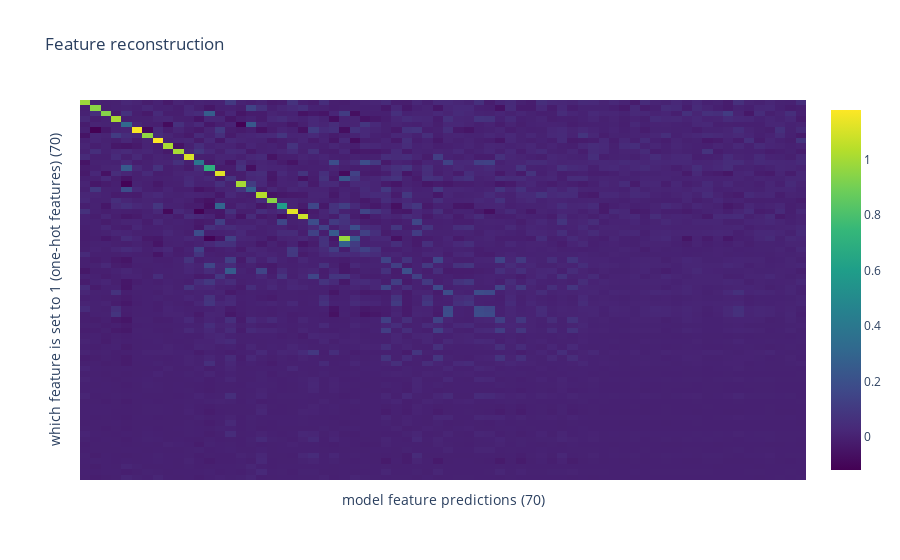
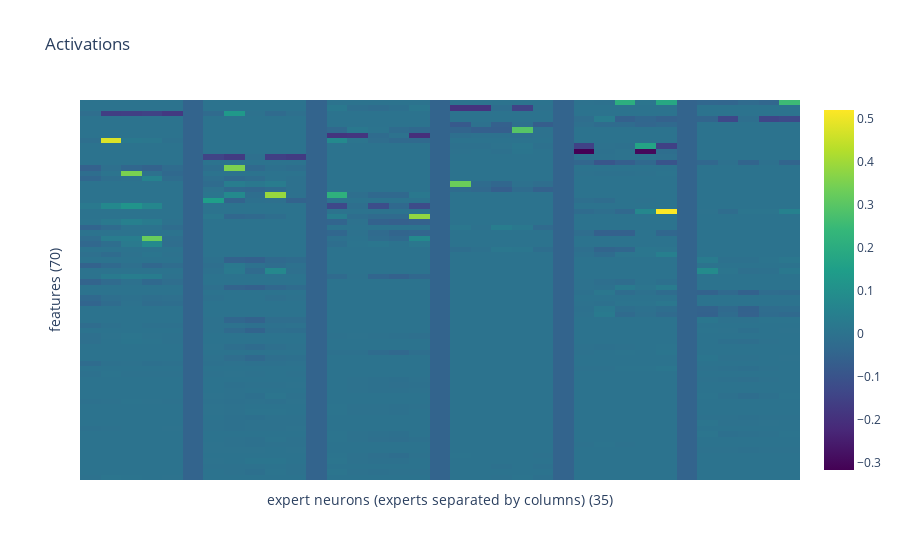
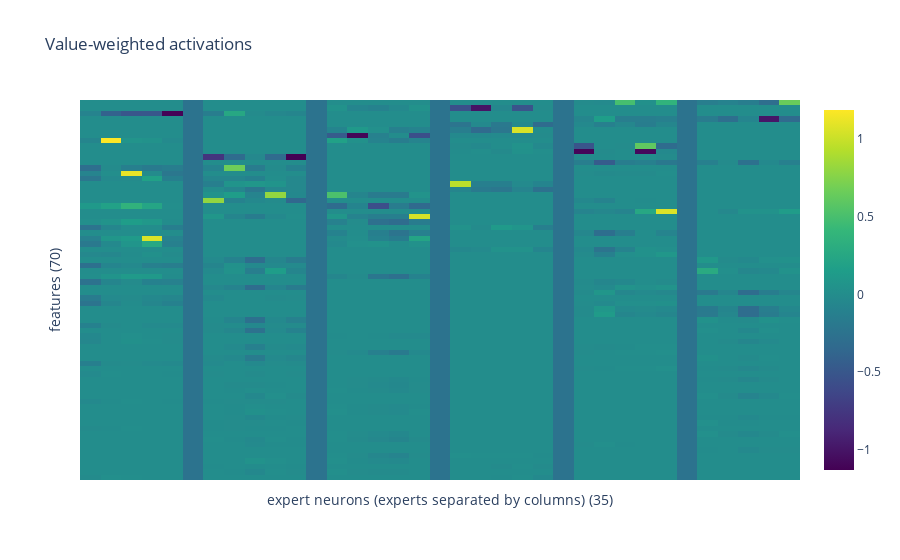

The code cell stored with these charts, in order, in its notebook:
### Code cell
import plotly.express as px
from interp_utils import heatmap

model.eval()

features = torch.eye(model_config['n_features'])

pred_features, _ = model(features)
feature_reconstruction_fig = heatmap(pred_features, title='Feature reconstruction', dim_names=('which feature is set to 1 (one-hot features)', 'model feature predictions'))

full_acts, k_expert_indices, k_expert_weights = model.get_full_acts_for_rendering(features, col_weight=-0.05, null_expert_activation=0.0)
full_acts_fig = heatmap(full_acts, dim_names=('features', 'expert neurons (experts separated by columns)'), title='Activations')

value_weighted_full_acts, k_expert_indices, k_expert_weights = model.get_full_acts_for_rendering(features, value_weighted=True, col_weight=-0.25, null_expert_activation=0.0)
value_weighted_full_acts_fig = heatmap(value_weighted_full_acts, dim_names=('features', 'expert neurons (experts separated by columns)'), title='Value-weighted activations')

feature_reconstruction_fig.show()
full_acts_fig.show()
value_weighted_full_acts_fig.show()

### Figure 1 — Plotly figure (JSON) as saved in the notebook; plotly's stock layout.template omitted (floating-point values rounded to 4 significant figures; data arrays with more than 128 entries replaced by an {"elided": "..."} marker saying what was removed)
{"data": [{"colorscale": [[0, "#440154"], [0.1111, "#482878"], [0.2222, "#3e4989"], [0.3333, "#31688e"], [0.4444, "#26828e"], [0.5556, "#1f9e89"], [0.6667, "#35b779"], [0.7778, "#6ece58"], [0.8889, "#b5de2b"], [1, "#fde725"]], "hovertemplate": "%{y}%{x}val: %{z:.2f}<extra></extra>", "type": "heatmap", "x": ["model feature predictions: 0<br>", "model feature predictions: 1<br>", "model feature predictions: 2<br>", "model feature predictions: 3<br>", "model feature predictions: 4<br>", "model feature predictions: 5<br>", "model feature predictions: 6<br>", "model feature predictions: 7<br>", "model feature predictions: 8<br>", "model feature predictions: 9<br>", "model feature predictions: 10<br>", "model feature predictions: 11<br>", "model feature predictions: 12<br>", "model feature predictions: 13<br>", "model feature predictions: 14<br>", "model feature predictions: 15<br>", "model feature predictions: 16<br>", "model feature predictions: 17<br>", "model feature predictions: 18<br>", "model feature predictions: 19<br>", "model feature predictions: 20<br>", "model feature predictions: 21<br>", "model feature predictions: 22<br>", "model feature predictions: 23<br>", "model feature predictions: 24<br>", "model feature predictions: 25<br>", "model feature predictions: 26<br>", "model feature predictions: 27<br>", "model feature predictions: 28<br>", "model feature predictions: 29<br>", "model feature predictions: 30<br>", "model feature predictions: 31<br>", "model feature predictions: 32<br>", "model feature predictions: 33<br>", "model feature predictions: 34<br>", "model feature predictions: 35<br>", "model feature predictions: 36<br>", "model feature predictions: 37<br>", "model feature predictions: 38<br>", "model feature predictions: 39<br>", "model feature predictions: 40<br>", "model feature predictions: 41<br>", "model feature predictions: 42<br>", "model feature predictions: 43<br>", "model feature predictions: 44<br>", "model feature predictions: 45<br>", "model feature predictions: 46<br>", "model feature predictions: 47<br>", "model feature predictions: 48<br>", "model feature predictions: 49<br>", "model feature predictions: 50<br>", "model feature predictions: 51<br>", "model feature predictions: 52<br>", "model feature predictions: 53<br>", "model feature predictions: 54<br>", "model feature predictions: 55<br>", "model feature predictions: 56<br>", "model feature predictions: 57<br>", "model feature predictions: 58<br>", "model feature predictions: 59<br>", "model feature predictions: 60<br>", "model feature predictions: 61<br>", "model feature predictions: 62<br>", "model feature predictions: 63<br>", "model feature predictions: 64<br>", "model feature predictions: 65<br>", "model feature predictions: 66<br>", "model feature predictions: 67<br>", "model feature predictions: 68<br>", "model feature predictions: 69<br>"], "y": ["which feature is set to 1 (one-hot features): 0<br>", "which feature is set to 1 (one-hot features): 1<br>", "which feature is set to 1 (one-hot features): 2<br>", "which feature is set to 1 (one-hot features): 3<br>", "which feature is set to 1 (one-hot features): 4<br>", "which feature is set to 1 (one-hot features): 5<br>", "which feature is set to 1 (one-hot features): 6<br>", "which feature is set to 1 (one-hot features): 7<br>", "which feature is set to 1 (one-hot features): 8<br>", "which feature is set to 1 (one-hot features): 9<br>", "which feature is set to 1 (one-hot features): 10<br>", "which feature is set to 1 (one-hot features): 11<br>", "which feature is set to 1 (one-hot features): 12<br>", "which feature is set to 1 (one-hot features): 13<br>", "which feature is set to 1 (one-hot features): 14<br>", "which feature is set to 1 (one-hot features): 15<br>", "which feature is set to 1 (one-hot features): 16<br>", "which feature is set to 1 (one-hot features): 17<br>", "which feature is set to 1 (one-hot features): 18<br>", "which feature is set to 1 (one-hot features): 19<br>", "which feature is set to 1 (one-hot features): 20<br>", "which feature is set to 1 (one-hot features): 21<br>", "which feature is set to 1 (one-hot features): 22<br>", "which feature is set to 1 (one-hot features): 23<br>", "which feature is set to 1 (one-hot features): 24<br>", "which feature is set to 1 (one-hot features): 25<br>", "which feature is set to 1 (one-hot features): 26<br>", "which feature is set to 1 (one-hot features): 27<br>", "which feature is set to 1 (one-hot features): 28<br>", "which feature is set to 1 (one-hot features): 29<br>", "which feature is set to 1 (one-hot features): 30<br>", "which feature is set to 1 (one-hot features): 31<br>", "which feature is set to 1 (one-hot features): 32<br>", "which feature is set to 1 (one-hot features): 33<br>", "which feature is set to 1 (one-hot features): 34<br>", "which feature is set to 1 (one-hot features): 35<br>", "which feature is set to 1 (one-hot features): 36<br>", "which feature is set to 1 (one-hot features): 37<br>", "which feature is set to 1 (one-hot features): 38<br>", "which feature is set to 1 (one-hot features): 39<br>", "which feature is set to 1 (one-hot features): 40<br>", "which feature is set to 1 (one-hot features): 41<br>", "which feature is set to 1 (one-hot features): 42<br>", "which feature is set to 1 (one-hot features): 43<br>", "which feature is set to 1 (one-hot features): 44<br>", "which feature is set to 1 (one-hot features): 45<br>", "which feature is set to 1 (one-hot features): 46<br>", "which feature is set to 1 (one-hot features): 47<br>", "which feature is set to 1 (one-hot features): 48<br>", "which feature is set to 1 (one-hot features): 49<br>", "which feature is set to 1 (one-hot features): 50<br>", "which feature is set to 1 (one-hot features): 51<br>", "which feature is set to 1 (one-hot features): 52<br>", "which feature is set to 1 (one-hot features): 53<br>", "which feature is set to 1 (one-hot features): 54<br>", "which feature is set to 1 (one-hot features): 55<br>", "which feature is set to 1 (one-hot features): 56<br>", "which feature is set to 1 (one-hot features): 57<br>", "which feature is set to 1 (one-hot features): 58<br>", "which feature is set to 1 (one-hot features): 59<br>", "which feature is set to 1 (one-hot features): 60<br>", "which feature is set to 1 (one-hot features): 61<br>", "which feature is set to 1 (one-hot features): 62<br>", "which feature is set to 1 (one-hot features): 63<br>", "which feature is set to 1 (one-hot features): 64<br>", "which feature is set to 1 (one-hot features): 65<br>", "which feature is set to 1 (one-hot features): 66<br>", "which feature is set to 1 (one-hot features): 67<br>", "which feature is set to 1 (one-hot features): 68<br>", "which feature is set to 1 (one-hot features): 69<br>"], "z": {"elided": "70x70 float values"}}], "layout": {"title": {"text": "Feature reconstruction"}, "xaxis": {"showticklabels": false, "title": {"text": "model feature predictions (70)"}}, "yaxis": {"autorange": "reversed", "showticklabels": false, "title": {"text": "which feature is set to 1 (one-hot features) (70)"}}}}

### Figure 2 — Plotly figure (JSON) as saved in the notebook; plotly's stock layout.template omitted (floating-point values rounded to 4 significant figures; data arrays with more than 128 entries replaced by an {"elided": "..."} marker saying what was removed)
{"data": [{"colorscale": [[0, "#440154"], [0.1111, "#482878"], [0.2222, "#3e4989"], [0.3333, "#31688e"], [0.4444, "#26828e"], [0.5556, "#1f9e89"], [0.6667, "#35b779"], [0.7778, "#6ece58"], [0.8889, "#b5de2b"], [1, "#fde725"]], "hovertemplate": "%{y}%{x}val: %{z:.2f}<extra></extra>", "type": "heatmap", "x": ["expert neurons (experts separated by columns): 0<br>", "expert neurons (experts separated by columns): 1<br>", "expert neurons (experts separated by columns): 2<br>", "expert neurons (experts separated by columns): 3<br>", "expert neurons (experts separated by columns): 4<br>", "expert neurons (experts separated by columns): 5<br>", "expert neurons (experts separated by columns): 6<br>", "expert neurons (experts separated by columns): 7<br>", "expert neurons (experts separated by columns): 8<br>", "expert neurons (experts separated by columns): 9<br>", "expert neurons (experts separated by columns): 10<br>", "expert neurons (experts separated by columns): 11<br>", "expert neurons (experts separated by columns): 12<br>", "expert neurons (experts separated by columns): 13<br>", "expert neurons (experts separated by columns): 14<br>", "expert neurons (experts separated by columns): 15<br>", "expert neurons (experts separated by columns): 16<br>", "expert neurons (experts separated by columns): 17<br>", "expert neurons (experts separated by columns): 18<br>", "expert neurons (experts separated by columns): 19<br>", "expert neurons (experts separated by columns): 20<br>", "expert neurons (experts separated by columns): 21<br>", "expert neurons (experts separated by columns): 22<br>", "expert neurons (experts separated by columns): 23<br>", "expert neurons (experts separated by columns): 24<br>", "expert neurons (experts separated by columns): 25<br>", "expert neurons (experts separated by columns): 26<br>", "expert neurons (experts separated by columns): 27<br>", "expert neurons (experts separated by columns): 28<br>", "expert neurons (experts separated by columns): 29<br>", "expert neurons (experts separated by columns): 30<br>", "expert neurons (experts separated by columns): 31<br>", "expert neurons (experts separated by columns): 32<br>", "expert neurons (experts separated by columns): 33<br>", "expert neurons (experts separated by columns): 34<br>"], "y": ["features: 0<br>", "features: 1<br>", "features: 2<br>", "features: 3<br>", "features: 4<br>", "features: 5<br>", "features: 6<br>", "features: 7<br>", "features: 8<br>", "features: 9<br>", "features: 10<br>", "features: 11<br>", "features: 12<br>", "features: 13<br>", "features: 14<br>", "features: 15<br>", "features: 16<br>", "features: 17<br>", "features: 18<br>", "features: 19<br>", "features: 20<br>", "features: 21<br>", "features: 22<br>", "features: 23<br>", "features: 24<br>", "features: 25<br>", "features: 26<br>", "features: 27<br>", "features: 28<br>", "features: 29<br>", "features: 30<br>", "features: 31<br>", "features: 32<br>", "features: 33<br>", "features: 34<br>", "features: 35<br>", "features: 36<br>", "features: 37<br>", "features: 38<br>", "features: 39<br>", "features: 40<br>", "features: 41<br>", "features: 42<br>", "features: 43<br>", "features: 44<br>", "features: 45<br>", "features: 46<br>", "features: 47<br>", "features: 48<br>", "features: 49<br>", "features: 50<br>", "features: 51<br>", "features: 52<br>", "features: 53<br>", "features: 54<br>", "features: 55<br>", "features: 56<br>", "features: 57<br>", "features: 58<br>", "features: 59<br>", "features: 60<br>", "features: 61<br>", "features: 62<br>", "features: 63<br>", "features: 64<br>", "features: 65<br>", "features: 66<br>", "features: 67<br>", "features: 68<br>", "features: 69<br>"], "z": {"elided": "70x35 float values"}}], "layout": {"title": {"text": "Activations"}, "xaxis": {"showticklabels": false, "title": {"text": "expert neurons (experts separated by columns) (35)"}}, "yaxis": {"autorange": "reversed", "showticklabels": false, "title": {"text": "features (70)"}}}}

### Figure 3 — Plotly figure (JSON) as saved in the notebook; plotly's stock layout.template omitted (floating-point values rounded to 4 significant figures; data arrays with more than 128 entries replaced by an {"elided": "..."} marker saying what was removed)
{"data": [{"colorscale": [[0, "#440154"], [0.1111, "#482878"], [0.2222, "#3e4989"], [0.3333, "#31688e"], [0.4444, "#26828e"], [0.5556, "#1f9e89"], [0.6667, "#35b779"], [0.7778, "#6ece58"], [0.8889, "#b5de2b"], [1, "#fde725"]], "hovertemplate": "%{y}%{x}val: %{z:.2f}<extra></extra>", "type": "heatmap", "x": ["expert neurons (experts separated by columns): 0<br>", "expert neurons (experts separated by columns): 1<br>", "expert neurons (experts separated by columns): 2<br>", "expert neurons (experts separated by columns): 3<br>", "expert neurons (experts separated by columns): 4<br>", "expert neurons (experts separated by columns): 5<br>", "expert neurons (experts separated by columns): 6<br>", "expert neurons (experts separated by columns): 7<br>", "expert neurons (experts separated by columns): 8<br>", "expert neurons (experts separated by columns): 9<br>", "expert neurons (experts separated by columns): 10<br>", "expert neurons (experts separated by columns): 11<br>", "expert neurons (experts separated by columns): 12<br>", "expert neurons (experts separated by columns): 13<br>", "expert neurons (experts separated by columns): 14<br>", "expert neurons (experts separated by columns): 15<br>", "expert neurons (experts separated by columns): 16<br>", "expert neurons (experts separated by columns): 17<br>", "expert neurons (experts separated by columns): 18<br>", "expert neurons (experts separated by columns): 19<br>", "expert neurons (experts separated by columns): 20<br>", "expert neurons (experts separated by columns): 21<br>", "expert neurons (experts separated by columns): 22<br>", "expert neurons (experts separated by columns): 23<br>", "expert neurons (experts separated by columns): 24<br>", "expert neurons (experts separated by columns): 25<br>", "expert neurons (experts separated by columns): 26<br>", "expert neurons (experts separated by columns): 27<br>", "expert neurons (experts separated by columns): 28<br>", "expert neurons (experts separated by columns): 29<br>", "expert neurons (experts separated by columns): 30<br>", "expert neurons (experts separated by columns): 31<br>", "expert neurons (experts separated by columns): 32<br>", "expert neurons (experts separated by columns): 33<br>", "expert neurons (experts separated by columns): 34<br>"], "y": ["features: 0<br>", "features: 1<br>", "features: 2<br>", "features: 3<br>", "features: 4<br>", "features: 5<br>", "features: 6<br>", "features: 7<br>", "features: 8<br>", "features: 9<br>", "features: 10<br>", "features: 11<br>", "features: 12<br>", "features: 13<br>", "features: 14<br>", "features: 15<br>", "features: 16<br>", "features: 17<br>", "features: 18<br>", "features: 19<br>", "features: 20<br>", "features: 21<br>", "features: 22<br>", "features: 23<br>", "features: 24<br>", "features: 25<br>", "features: 26<br>", "features: 27<br>", "features: 28<br>", "features: 29<br>", "features: 30<br>", "features: 31<br>", "features: 32<br>", "features: 33<br>", "features: 34<br>", "features: 35<br>", "features: 36<br>", "features: 37<br>", "features: 38<br>", "features: 39<br>", "features: 40<br>", "features: 41<br>", "features: 42<br>", "features: 43<br>", "features: 44<br>", "features: 45<br>", "features: 46<br>", "features: 47<br>", "features: 48<br>", "features: 49<br>", "features: 50<br>", "features: 51<br>", "features: 52<br>", "features: 53<br>", "features: 54<br>", "features: 55<br>", "features: 56<br>", "features: 57<br>", "features: 58<br>", "features: 59<br>", "features: 60<br>", "features: 61<br>", "features: 62<br>", "features: 63<br>", "features: 64<br>", "features: 65<br>", "features: 66<br>", "features: 67<br>", "features: 68<br>", "features: 69<br>"], "z": {"elided": "70x35 float values"}}], "layout": {"title": {"text": "Value-weighted activations"}, "xaxis": {"showticklabels": false, "title": {"text": "expert neurons (experts separated by columns) (35)"}}, "yaxis": {"autorange": "reversed", "showticklabels": false, "title": {"text": "features (70)"}}}}
